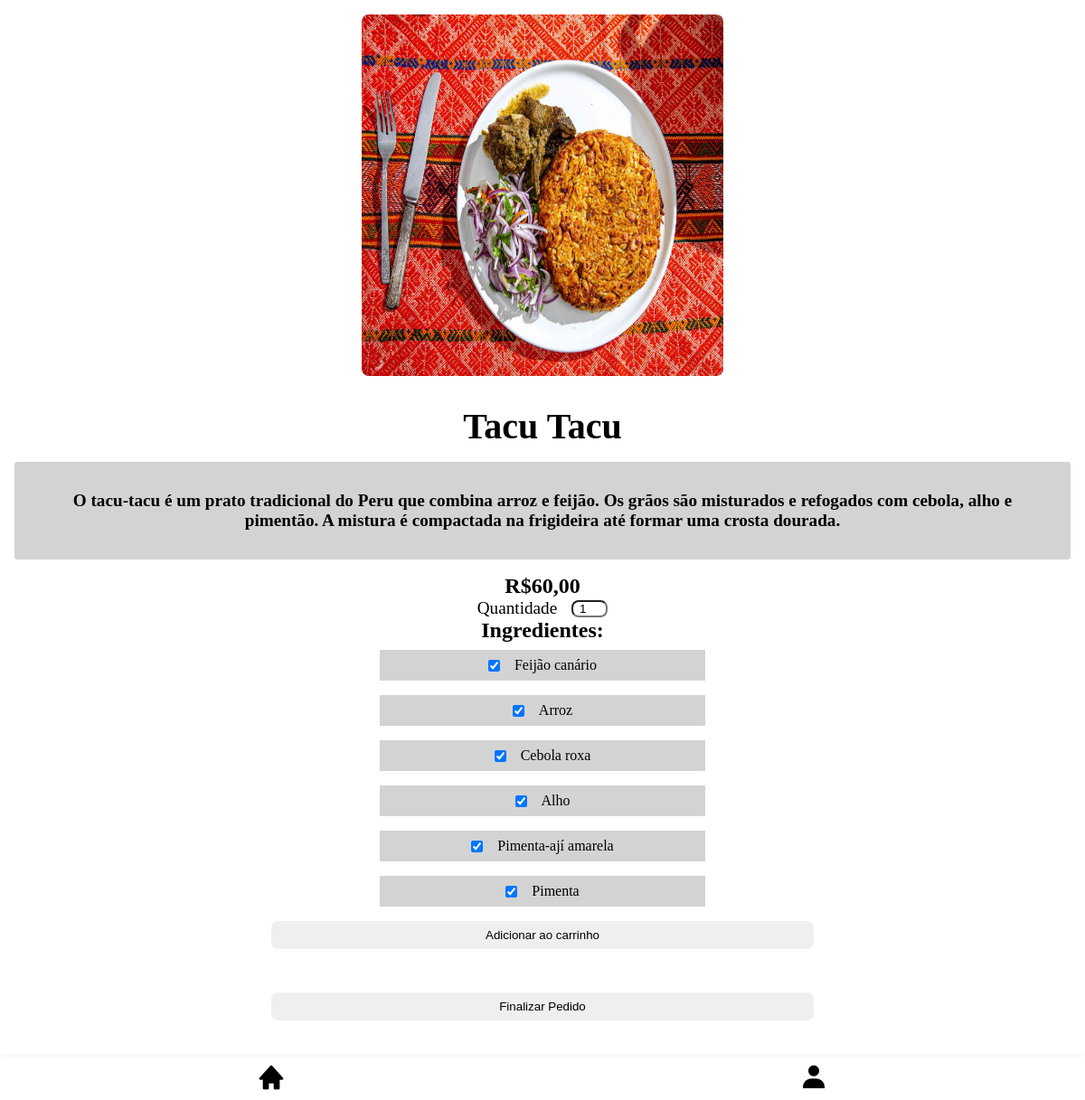
Page /dish.php?id=1 on the committed database.
### tables this page shows
CREATE TABLE `dishes` (
  `id` int(11) NOT NULL,
  `name` varchar(50) NOT NULL,
  `price` float NOT NULL,
  `description` varchar(255) NOT NULL,
  `size` varchar(50) NOT NULL,
  `is_drink` tinyint(1) NOT NULL,
  `img` varchar(255) NOT NULL,
  `created_at` datetime DEFAULT current_timestamp()
);

CREATE TABLE `dishes_ingredients` (
  `id` int(11) NOT NULL,
  `quantity` int(11) NOT NULL,
  `dish_id` int(11) NOT NULL,
  `ingredient_id` int(11) NOT NULL,
  `created_at` datetime DEFAULT current_timestamp()
);

CREATE TABLE `ingredients` (
  `id` int(11) NOT NULL,
  `name` varchar(50) NOT NULL,
  `quantity` int(11) NOT NULL,
  `created_at` datetime DEFAULT current_timestamp()
);

### utils/Database.php (called while the page is built, shortened)
<?php
class Database {
    private static $conn = null;
    public static function getConnection() {
        if (self::$conn === null) {
            self::$conn = new \PDO(
                "mysql:host=localhost;dbname=lanchonete",
                'root',
                ''
            );
        }
        return self::$conn;
    }
    public static function select($table, $columns, $conditions = [], $orderBy = "") {
        $conn = self::getConnection();
        $query = "SELECT " . implode(', ', $columns) . " FROM $table";
        if (!empty($conditions)) {
            $where = [];
            foreach ($conditions as $column => $value) {
                $where[] = "$column = ?";
            }
            $query .= " WHERE " . implode(' AND ', $where);
        }
        $stmt = $conn->prepare($query);
        $stmt->execute(array_values($conditions));
        return $stmt->fetchAll();
    }
    public static function join($mainTable, $mainColumn, $joinTable, $joinColumn, $selectColumns, $conditions = []) {
        $conn = self::getConnection();
        $selectCols = implode(', ', $selectColumns);
        $query = "SELECT $selectCols FROM $mainTable
                  INNER JOIN $joinTable ON $mainTable.$mainColumn = $joinTable.$joinColumn";
        if (!empty($conditions)) {
            $where = [];
            foreach ($conditions as $column => $value) {
                $where[] = "$mainTable.$column = ?";
            }
            $query .= " WHERE " . implode(' AND ', $where);
        }
        $stmt = $conn->prepare($query);
        $stmt->execute(array_values($conditions));
        return $stmt->fetchAll();
    }
}
?>

### dish.php (the view, shortened to what this page needs)
<?php
include("header.php");
require_once('utils/Database.php');
if(isset($_GET['id'])){
    $selectedId = $_GET['id'];
    $dish = Database::select('dishes', ['id', 'name', 'description', 'price', 'img'], ["id" => $selectedId]);
        $dishIngredients = Database::join('dishes_ingredients', 'ingredient_id', 'ingredients', 'id', ['*'], ["dish_id" => $selectedId]);
    ?>
<div class="dishInfo">
    <img class="img2" src="images/<?= $dish[0]['img'] ?>" alt="">
    <form method="POST">
        <h1><?= $dish[0]['name'] ?></h1>
        <h2 class="dishDesc"><?= $dish[0]['description'] ?></h2>
        <h2 class="price">R$<?= number_format((float)$dish[0]['price'], 2, ',') ?></h2>
        <div class="inputGroup">
            <label class="lbl" for="quantity">Quantidade</label>
            <input class="quantityInput" type="number" value="1" min="1" name="quantity" id="quantity">
        </div>
        <div class="ingredientsList">
        <?php
         if($dishIngredients && count($dishIngredients)>1){
            ?>
            <h2>Ingredientes:</h2>
            <?php foreach($dishIngredients as $ingredient){ ?>
            <div class="inputGroup ingredientCheckbox">
                <input type="checkbox" checked name="ingredients[<?= $ingredient['id'] ?>]" id="<?= $ingredient['name'] ?>">
                <label for="<?= $ingredient['name'] ?>"><?= $ingredient['name'] ?></label>
            </div>
        <?php } } ?>
        </div>
        <div class="center">
            <input class="btn" type="submit" name="cart" value="Adicionar ao carrinho">
            <button class="btn">Finalizar Pedido</button>
        </div>
    </form>
</div>
<?php } ?>
<?php include("footer.php");?>

### style.css (style rules this page uses)
* { margin: 0; padding: 0; box-sizing: border-box; }
html, body { height: 100%; width: 100%; }
.img2 { width: 25rem; height: 25rem; border-radius: 0.5rem; }
.dishInfo { display: flex; text-align: center; justify-content: center; align-items: center; flex-direction: column; gap: 2rem; }
.dishInfo form { width: 100%; display: flex; flex-direction: column; }
.dishInfo form h1 { font-size: 2.5rem; }
.dishInfo form h2 { font-size: 1.5rem; }
.dishInfo .dishDesc { font-size: 1.2rem; text-align: center; padding: 2rem; margin: 1rem; background-color: lightgray; border-radius: 0.2rem; }
.dishInfo .ingredientsList { display: flex; flex-direction: column; justify-content: center; align-items: center; gap: 0.5rem; }
.dishInfo .ingredientCheckbox { background-color: lightgray; padding: 0.5rem; min-width: 30%; margin-bottom: 0.5rem; }
.center { width: 100%; height: inherit; display: flex; justify-content: center; align-items: center; flex-direction: column; gap: 2rem; }
.inputGroup { display: flex; justify-content: center; align-items: center; gap: 1rem; }
.lbl { font-size: 1.2rem; }
.quantityInput { text-align: center; width: 2.5rem; border-radius: 0.5rem; }
.btn { text-align: center; width: 50%; margin: 0.5rem; border: none; outline: none; border-radius: 0.5rem; padding: 0.5rem; cursor: pointer; }

### rows in the picture
dishes: img (picture), name "Tacu Tacu", description "O tacu-tacu é um prato tradicional do Peru que combina arroz e feijão. Os grãos são misturados e refogados com cebola, alho e pimentão. A mistura é compactada na frigideira até formar uma crosta dourada.", price "60,00"
dishes_ingredients: ingredient.name "Feijão canário"
dishes_ingredients: ingredient.name "Arroz"
dishes_ingredients: ingredient.name "Cebola roxa"
dishes_ingredients: ingredient.name "Alho"
dishes_ingredients: ingredient.name "Pimenta-ají amarela"
dishes_ingredients: ingredient.name "Pimenta"
